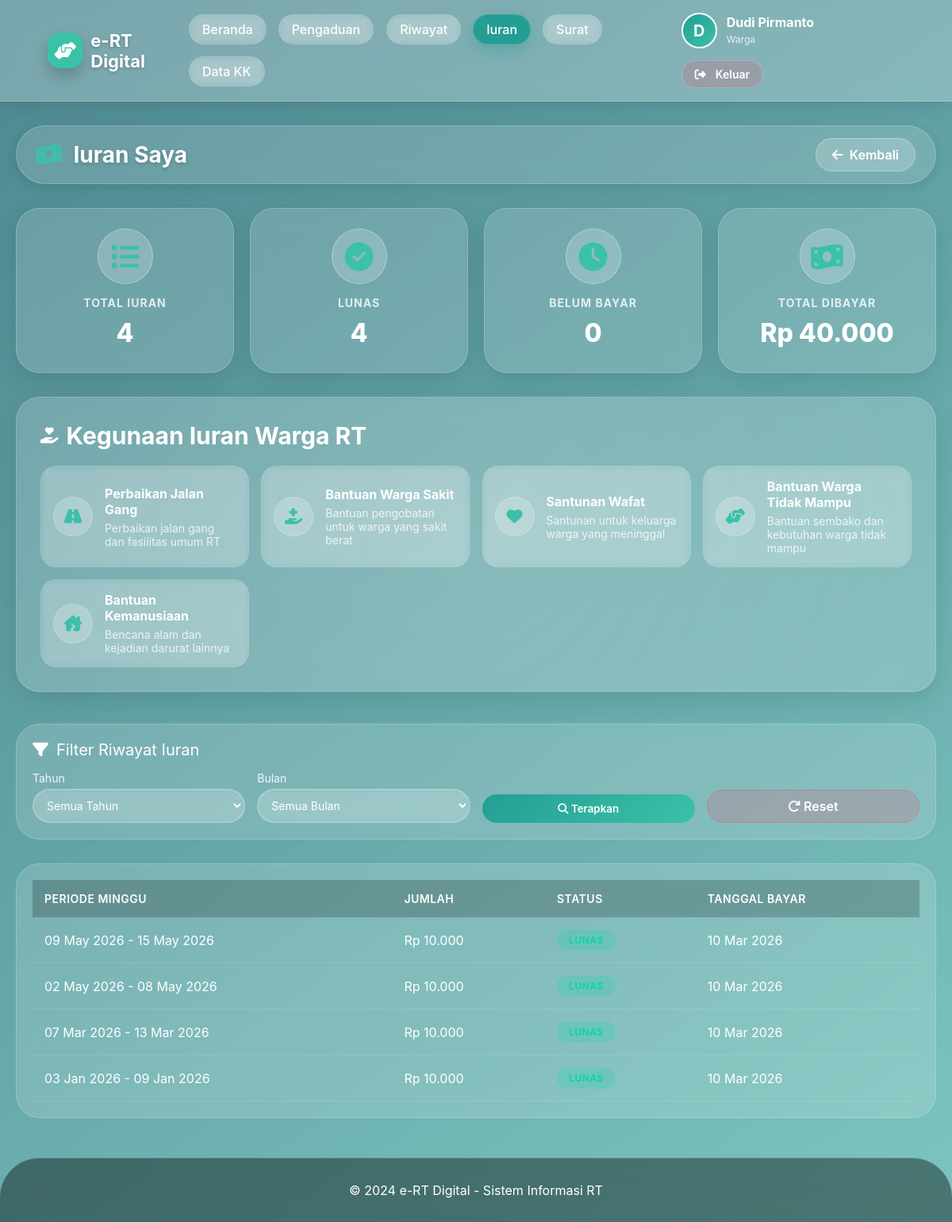
The page /users/iuran.php (signed in) on the database its author committed.
### tables this page shows
CREATE TABLE `users` (
  `id` int(11) NOT NULL,
  `nik` varchar(16) DEFAULT NULL,
  `nama` varchar(100) NOT NULL,
  `email` varchar(100) NOT NULL,
  `username` varchar(50) NOT NULL,
  `password` varchar(255) NOT NULL,
  `no_hp` varchar(15) DEFAULT NULL,
  `alamat` text,
  `role` enum('admin','warga') DEFAULT 'warga',
  `created_at` timestamp NOT NULL DEFAULT CURRENT_TIMESTAMP,
  `status` enum('aktif','nonaktif') DEFAULT 'aktif'
);

CREATE TABLE `iuran_payments` (
  `id` int(11) NOT NULL,
  `keluarga_id` int(11) NOT NULL,
  `week_start` date NOT NULL,
  `amount` int(11) NOT NULL DEFAULT '10000',
  `status` enum('lunas','belum') DEFAULT 'belum',
  `payment_date` date DEFAULT NULL,
  `notes` text,
  `created_at` timestamp NOT NULL DEFAULT CURRENT_TIMESTAMP,
  `updated_at` timestamp NOT NULL DEFAULT CURRENT_TIMESTAMP ON UPDATE CURRENT_TIMESTAMP
);

### users/iuran.php (the view, shortened to what this page needs)
<?php
require_once(__DIR__ . '/../config/db.php');
$user_id = $_SESSION['user_id'];
$user = $conn->query("SELECT * FROM users WHERE id = $user_id")->fetch_assoc();
$keluarga = $conn->query("SELECT * FROM kartu_keluarga WHERE user_id = $user_id")->fetch_assoc();
$iuran_list = [];
$stats = ['total' => 0, 'lunas' => 0, 'belum' => 0, 'total_uang' => 0];
if ($keluarga) {
    $keluarga_id = $keluarga['id'];
    $sql = "SELECT * FROM iuran_payments WHERE keluarga_id = $keluarga_id";
    $sql .= " ORDER BY week_start DESC";
    $stmt = $conn->prepare($sql);
    $stmt->execute();
    $iuran = $stmt->get_result();
    while ($row = $iuran->fetch_assoc()) {
        $iuran_list[] = $row;
        $stats['total']++;
        if ($row['status'] == 'lunas') {
            $stats['lunas']++;
            $stats['total_uang'] += $row['amount'];
        } else {
            $stats['belum']++;
        }
    }
}
?>
<!DOCTYPE html>
<html lang="id">
<head>
    <link rel="stylesheet" href="https://cdnjs.cloudflare.com/ajax/libs/font-awesome/6.4.0/css/all.min.css">
</head>
<body>
    <nav class="navbar">
        <div class="logo">
            <div class="logo-icon"><i class="fas fa-hands-helping"></i></div>
            <div class="logo-text"><h1>e-RT Digital</h1></div>
        </div>
        <div class="nav-menu">
            <a href="dashboard.php">Beranda</a>
            <a href="pengaduan.php">Pengaduan</a>
            <a href="riwayat.php">Riwayat</a>
            <a href="iuran.php" class="active">Iuran</a>
            <a href="surat.php">Surat</a>
            <a href="kk.php">Data KK</a>
        </div>
        <div class="user-profile">
            <a href="profil.php">
                <div class="avatar"><?php echo strtoupper(substr($user['nama'],0,1)); ?></div>
                <div class="user-info">
                    <h4><?php echo htmlspecialchars($user['nama']); ?></h4>
                    <small><?php echo ucfirst($user['role'] ?? 'warga'); ?></small>
                </div>
            </a>
            <a href="../auth/logout.php" class="logout-btn"><i class="fas fa-sign-out-alt"></i> Keluar</a>
        </div>
    </nav>
    <div class="container">
        <div class="page-header">
            <div class="page-header-left">
                <i class="fas fa-money-bill-wave"></i>
                <h1>Iuran Saya</h1>
            </div>
            <a href="dashboard.php" class="back-btn"><i class="fas fa-arrow-left"></i> Kembali</a>
        </div>
        <?php if (!$keluarga): ?>
            <div class="empty-state">
                <i class="fas fa-exclamation-circle" style="font-size: 48px; margin-bottom: 20px;"></i>
                <h2>Anda belum terdaftar sebagai kepala keluarga</h2>
                <p>Silakan hubungi admin untuk menambahkan data KK Anda.</p>
            </div>
        <?php else: ?>
            <div class="stats-container">
                <div class="stat-card">
                    <div class="stat-icon"><i class="fas fa-list"></i></div>
                    <h3>Total Iuran</h3>
                    <div class="number"><?php echo $stats['total']; ?></div>
                </div>
                <div class="stat-card">
                    <div class="stat-icon"><i class="fas fa-check-circle"></i></div>
                    <h3>Lunas</h3>
                    <div class="number"><?php echo $stats['lunas']; ?></div>
                </div>
                <div class="stat-card">
                    <div class="stat-icon"><i class="fas fa-clock"></i></div>
                    <h3>Belum Bayar</h3>
                    <div class="number"><?php echo $stats['belum']; ?></div>
                </div>
                <div class="stat-card">
                    <div class="stat-icon"><i class="fas fa-money-bill-wave"></i></div>
                    <h3>Total Dibayar</h3>
                    <div class="number">Rp <?php echo number_format($stats['total_uang'],0,',','.'); ?></div>
                </div>
            </div>
            <div class="kegunaan-box">
                <div class="kegunaan-title">
                    <i class="fas fa-hand-holding-heart"></i>
                    <h2>Kegunaan Iuran Warga RT</h2>
                </div>
                <div class="kegunaan-list">
                    <div class="kegunaan-item">
                        <div class="kegunaan-icon"><i class="fas fa-road"></i></div>
                        <div class="kegunaan-text"><h4>Perbaikan Jalan Gang</h4><p>Perbaikan jalan gang dan fasilitas umum RT</p></div>
                    </div>
                    <div class="kegunaan-item">
                        <div class="kegunaan-icon"><i class="fas fa-hand-holding-medical"></i></div>
                        <div class="kegunaan-text"><h4>Bantuan Warga Sakit</h4><p>Bantuan pengobatan untuk warga yang sakit berat</p></div>
                    </div>
                    <div class="kegunaan-item">
                        <div class="kegunaan-icon"><i class="fas fa-heart"></i></div>
                        <div class="kegunaan-text"><h4>Santunan Wafat</h4><p>Santunan untuk keluarga warga yang meninggal</p></div>
                    </div>
                    <div class="kegunaan-item">
                        <div class="kegunaan-icon"><i class="fas fa-hands-helping"></i></div>
                        <div class="kegunaan-text"><h4>Bantuan Warga Tidak Mampu</h4><p>Bantuan sembako dan kebutuhan warga tidak mampu</p></div>
                    </div>
                    <div class="kegunaan-item">
                        <div class="kegunaan-icon"><i class="fas fa-house-damage"></i></div>
                        <div class="kegunaan-text"><h4>Bantuan Kemanusiaan</h4><p>Bencana alam dan kejadian darurat lainnya</p></div>
                    </div>
                </div>
            </div>
            <div class="filter-section">
                <div class="filter-title"><i class="fas fa-filter"></i> Filter Riwayat Iuran</div>
                <form method="GET" action="" class="filter-form">
                    <div class="filter-group">
                        <label for="tahun">Tahun</label>
                        <select name="tahun" id="tahun">
                            <option value="">Semua Tahun</option>
                        </select>
                    </div>
                    <div class="filter-group">
                        <label for="bulan">Bulan</label>
                        <select name="bulan" id="bulan">
                            <option value="">Semua Bulan</option>
                        </select>
                    </div>
                    <div class="filter-group">
                        <button type="submit" class="btn-filter"><i class="fas fa-search"></i> Terapkan</button>
                    </div>
                    <div class="filter-group">
                        <a href="iuran.php" class="btn-reset"><i class="fas fa-redo"></i> Reset</a>
                    </div>
                </form>
            </div>
            <div class="table-container">
                <?php if (count($iuran_list) > 0): ?>
                <table>
                    <thead>
                        <tr>
                            <th>Periode Minggu</th>
                            <th>Jumlah</th>
                            <th>Status</th>
                            <th>Tanggal Bayar</th>
                        </tr>
                    </thead>
                    <tbody>
                        <?php foreach ($iuran_list as $i): ?>
                        <tr>
                            <td><?php echo date('d M Y', strtotime($i['week_start'])) . ' - ' . date('d M Y', strtotime($i['week_start'] . ' +6 days')); ?></td>
                            <td>Rp <?php echo number_format($i['amount'],0,',','.'); ?></td>
                            <td><span class="status-badge <?php echo $i['status']; ?>"><?php echo ucfirst($i['status']); ?></span></td>
                            <td><?php echo $i['payment_date'] ? date('d M Y', strtotime($i['payment_date'])) : '-'; ?></td>
                        </tr>
                        <?php endforeach; ?>
                    </tbody>
                </table>
                <?php endif; ?>
            </div>
        <?php endif; ?>
    </div>
    <footer class="footer">
        <p>&copy; 2024 e-RT Digital - Sistem Informasi RT</p>
    </footer>
</body>
</html>

### rows shown on the page
users: nama "D", nama "Dudi Pirmanto", role "Warga"
iuran_payments: week_start "09 May 2026", week_start "15 May 2026", amount "10.000", status "LUNAS", payment_date "10 Mar 2026"
iuran_payments: week_start "02 May 2026", week_start "08 May 2026", amount "10.000", status "LUNAS", payment_date "10 Mar 2026"
iuran_payments: week_start "07 Mar 2026", week_start "13 Mar 2026", amount "10.000", status "LUNAS", payment_date "10 Mar 2026"
iuran_payments: week_start "03 Jan 2026", week_start "09 Jan 2026", amount "10.000", status "LUNAS", payment_date "10 Mar 2026"

### other values the page prints
$stats['total'] "4"
$stats['lunas'] "4"
$stats['belum'] "0"
$stats['total_uang'] "40.000"
